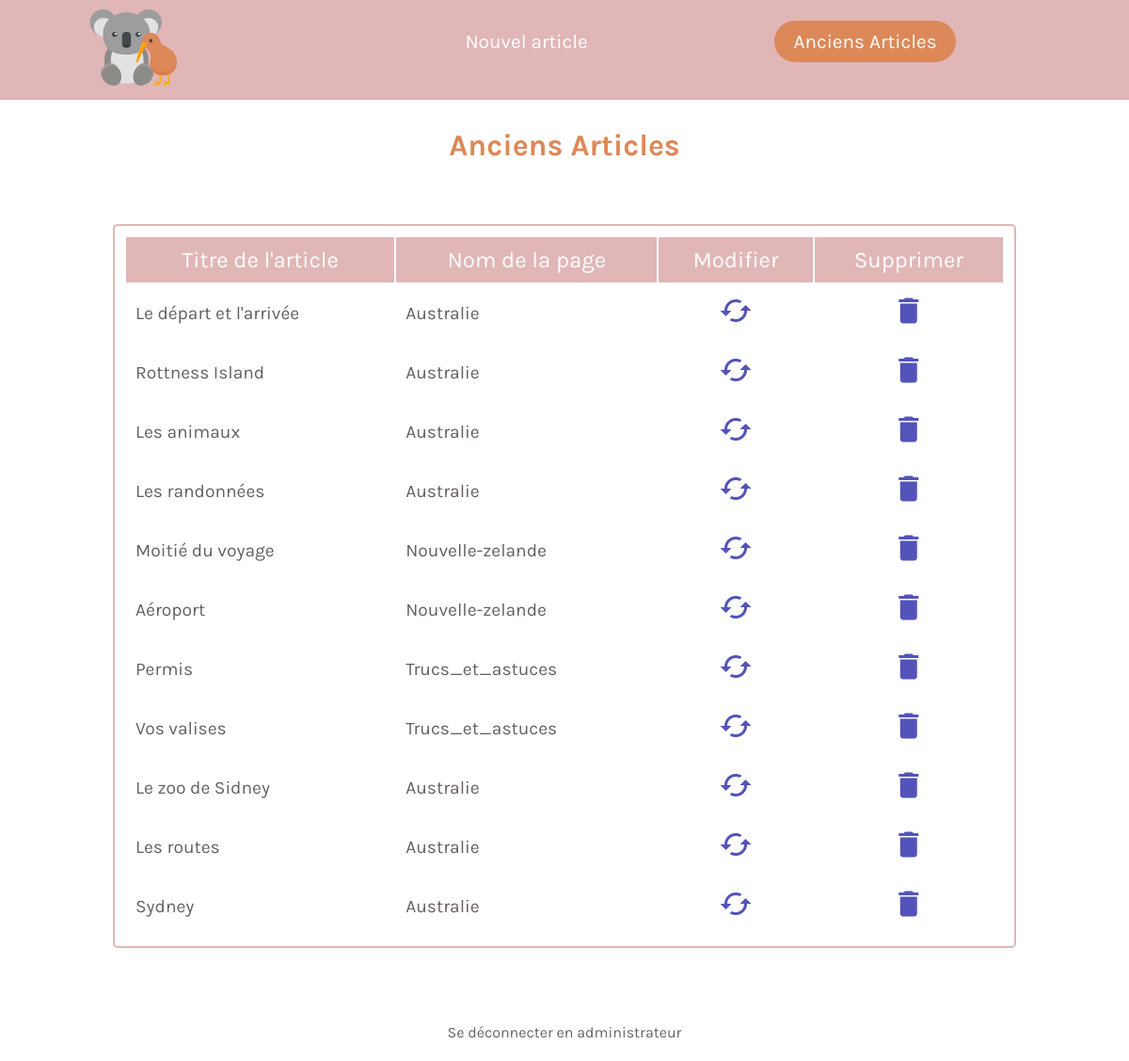
The page /admin.php?action=ancien (signed in) on the database its author committed.
### tables this page shows
CREATE TABLE IF NOT EXISTS `article` (
  `id` int(10) NOT NULL AUTO_INCREMENT,
  `ref_page` varchar(50) NOT NULL,
  `title` varchar(255) NOT NULL,
  `image` varchar(1000) NOT NULL DEFAULT '',
  `content` text NOT NULL,
  `creation_date` date NOT NULL,
  `update_date` date NOT NULL,
  PRIMARY KEY (`id`)
);

### app/controllers/AdminController.php (called while the page is built, shortened)
<?php
class AdminController
{
    public function listArticles()
    {
        $articleManager = new \Projet\Models\ArticleManager();
        $articlesAllList = $articleManager->readAllArticles();
        require "./app/views/backOffice/listArticles.php";
    }
}

### app/models/ArticleManager.php (called while the page is built, shortened)
<?php
class ArticleManager extends DbConnexion
{
    public function readAllArticles(): array
    {
        $db = DbConnexion::openConnexion();
        $articlesAllList = [];
        $request = "SELECT * FROM article" ;
        $stmt = $db->prepare($request);
        $stmt->execute();
        while ($articlesFromDb = $stmt->fetch(\PDO::FETCH_ASSOC)) {
            $articleAll = new Article($articlesFromDb['title'], $articlesFromDb['content'], $articlesFromDb['image'], $articlesFromDb['ref_page']);
            $articleAll->setId($articlesFromDb['id']);
            $articleAll->setCreationDate($articlesFromDb['creation_date']);
            $articleAll->setUpdateDate($articlesFromDb['update_date']);
            $articlesAllList [] = $articleAll;
        }
        return $articlesAllList;
    }
}

### app/models/Article.php (called while the page is built, shortened)
<?php
class Article{
    private $id;
    private $title;
    private $refPage;
public function __construct($title, $content, $image, $refPage)
    {
        $now = date_create();
    }
    public function getId()
    {
        return $this->id;
    }
    public function setId($id)
    {
        $this->id = $id;
        return $this;
    }
    public function getTitle()
    {
        return $this->title;
    }
    public function setTitle($title)
    {
        $this->title = $title;
        return $this;
    }
    public function setImage($image)
    {
        return $this;
    }
    public function setCreationDate($creationDate)
    {
        return $this;
    }
    public function setUpdateDate($updateDate)
    {
        return $this;
    }
    public function setContent($content)
    {
        return $this;
    }
    public function getRefPage()
    {
        return $this->refPage;
    }
    public function setRefPage($refPage)
    {
        $this->refPage = $refPage;
        return $this;
    }
}

### app/models/DbConnexion.php (called while the page is built, shortened)
<?php
class DbConnexion
{
    static function closeConnexion()
    {
        return null;
    }
}

### app/views/backOffice/listArticles.php (the view, shortened to what this page needs)
<?php include './app/views/frontEnd/templates/head.php'; ?>
<?php include './app/views/backOffice/templates/header.php'; ?>
<main class="container">
    <h1 class="titreAdmin">Anciens Articles</h1>
    <div class="tableau">
        <table>
            <tr class="hautTableau">
                <td>Titre de l'article</td>
                <td>Nom de la page</td>
                <td>Modifier</td>
                <td>Supprimer</td>
            </tr>
            <?php
            if (!empty($articlesAllList)):
                foreach ($articlesAllList as $articleAll) :
            ?>
            <tr>
                <td><?= $articleAll->getTitle() ?></td>
                <td><?= $articleAll->getRefPage() ?></td>
                <td>
                    <a title="Modifier cet article" href="admin.php?action=modifier&id=<?= $articleAll->getId(); ?>">
                        <i class="material-icons" style="font-size:36px">cached</i>
                    </a>
                </td>
                <td>
                    <a title="Supprimer cet article" href="admin.php?action=supprimer&id=<?= $articleAll->getId(); ?>">
                        <i class="material-icons" style="font-size:36px">delete</i>
                    </a>
                </td>
            </tr>
            <?php
                 endforeach;
            else:
            ?>
            <i>Aucun article n'a encore été publié</i>
            <?php
            endif;
            ?>
        </table>
    </div>
</main>
<?php include './app/views/backOffice/templates/footer.php'; ?>

### admin.php (shortened to what this page needs)
<?php
    try {
        $controllerAdmin = new \Projet\Controllers\AdminController();
        $controllerArticle = new \Projet\Controllers\ArticleController();
    if(isset($_GET["action"])){
        if($_GET["action"] == "connexion"){
            $controllerAdmin->loginAdmin();
        }elseif($_GET["action"] == "editer"){
            $controllerAdmin->edit();
        }elseif($_GET["action"] == "ancien"){
            $controllerAdmin->listArticles();
        }elseif($_GET["action"] == "modifier"){
            $controllerAdmin->update();
        }elseif($_GET["action"] == "supprimer"){
            $controllerAdmin->delete();
        }elseif($_GET["action"] == "inscription"){
            $controllerAdmin->register();
        }elseif($_GET["action"] == "create"){
            $controllerArticle->createArticle();
        }elseif($_GET["action"] == "update"){
            $controllerArticle->updateArticle();
        }elseif($_GET["action"] == "delete"){
            $controllerArticle->deleteArticle();
        }elseif($_GET["action"] == "logout"){
            $controllerAdmin->logoutAdmin();
        }
    }else{
        $controllerAdmin->loginAdmin();
    }
    } catch (Exception $e) {
        require "app/views/frontEnd/404.php";
    }

### app/views/frontEnd/templates/head.php (shortened to what this page needs)
<!DOCTYPE html>
<html lang="fr">
    <head>
         <link rel="stylesheet" href="./app/public/css/style.css">
         <link href="node_modules\toastr\build\toastr.css" rel="stylesheet"/>

### app/views/backOffice/templates/header.php (shortened to what this page needs)
<body>
    <header>
        <div class="logo">
            <a title="Retour à la page d'accueil" href="index.php?action=accueil"><img src="/../../app/public/images/koala1.svg" alt="image svg"></a>
        </div>
        <nav class="menu-principal">
            <div class="menu">
                    <ul id="menuActive" class="liens-nav">
                        <li class="nav">
                            <a title="Créer un nouvel Article" href='admin.php?action=editer'> Nouvel article
                            </a>
                        </li>
                        <li class="nav">
                            <a title="Voir la liste des articles" href='admin.php?action=ancien'> Anciens Articles
                            </a>
                        </li>
                    </ul>
            </div>
        </nav>
    </header>

### app/views/backOffice/templates/footer.php (shortened to what this page needs)
        <footer>
            <p>
                <a title="se deconnecter" href='admin.php?action=logout'>Se déconnecter en administrateur</a>
            </p>
        </footer>
    </body>
</html>

### app/public/css/style.css (style rules this page uses)
* { margin: 0; padding: 0; scroll-behavior: smooth; }
body { width: 100%; font-family: 'Karla',Arial, Helvetica, sans-serif; font-size: 16px; }
header { background-color: #E1B6B6; width: 100%; height: 15%; display: flex; justify-content: space-around; }
.menu ul li a { font-size: 1.3rem; color: white; text-decoration: none; padding: 10px; }
.active, .menu ul li a:hover { background-color: rgb(221, 136, 88); border-radius: 25px; }
.menu ul li { list-style: none; padding: 10px; }
.menu ul { display: flex; justify-content: space-around; margin-top: 3%; }
.menu-principal { width: 60%; }
.logo img { margin-top: 10%; width: 100px; }
.container { width: 100%; display: flex; flex-wrap: wrap; justify-content: center; margin: 30px 0; }
h1 { text-align: center; font-size: 2rem; margin-bottom: 15px; color: rgb(221, 136, 88); }
footer { display: flex; flex-wrap: wrap; justify-content: space-around; width: 100%; height: 5vh; color: #676464; }
footer a { text-decoration: none; color: #676464; }
.titreAdmin { width: 100%; }
.tableau { width: 80%; }
.tableau table { width: 100%; border: 2px solid #E1B6B6; border-radius: 5px; padding: 10px; margin: 50px 0; color: #666060; font-size: 1.2rem; }
.hautTableau { font-size: 1.5rem; background: #E1B6B6; height: 40px; text-align: center; color: white; }
td { padding: 10px; }
.material-icons { font-size: 2rem; text-align: center; width: 100%; color: #5353ba; }

### rows shown on the page
article: title "Le départ et l'arrivée", ref_page "Australie"
article: title "Rottness Island", ref_page "Australie"
article: title "Les animaux", ref_page "Australie"
article: title "Les randonnées", ref_page "Australie"
article: title "Moitié du voyage", ref_page "Nouvelle-zelande"
article: title "Aéroport", ref_page "Nouvelle-zelande"
article: title "Permis", ref_page "Trucs_et_astuces"
article: title "Vos valises", ref_page "Trucs_et_astuces"
article: title "Le zoo de Sidney", ref_page "Australie"
article: title "Les routes", ref_page "Australie"
article: title "Sydney", ref_page "Australie"
